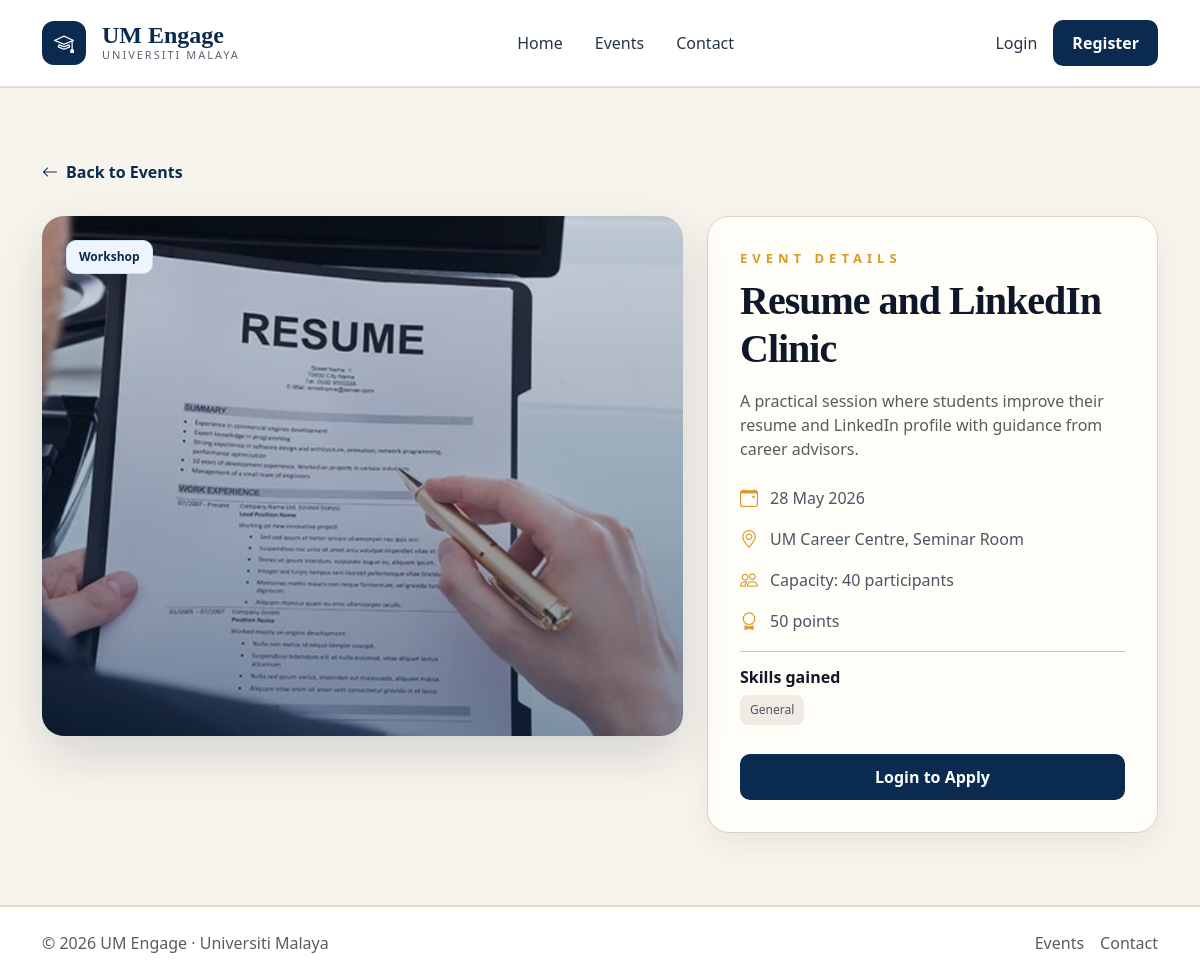
The page /events/4/ on the database as committed earlier.
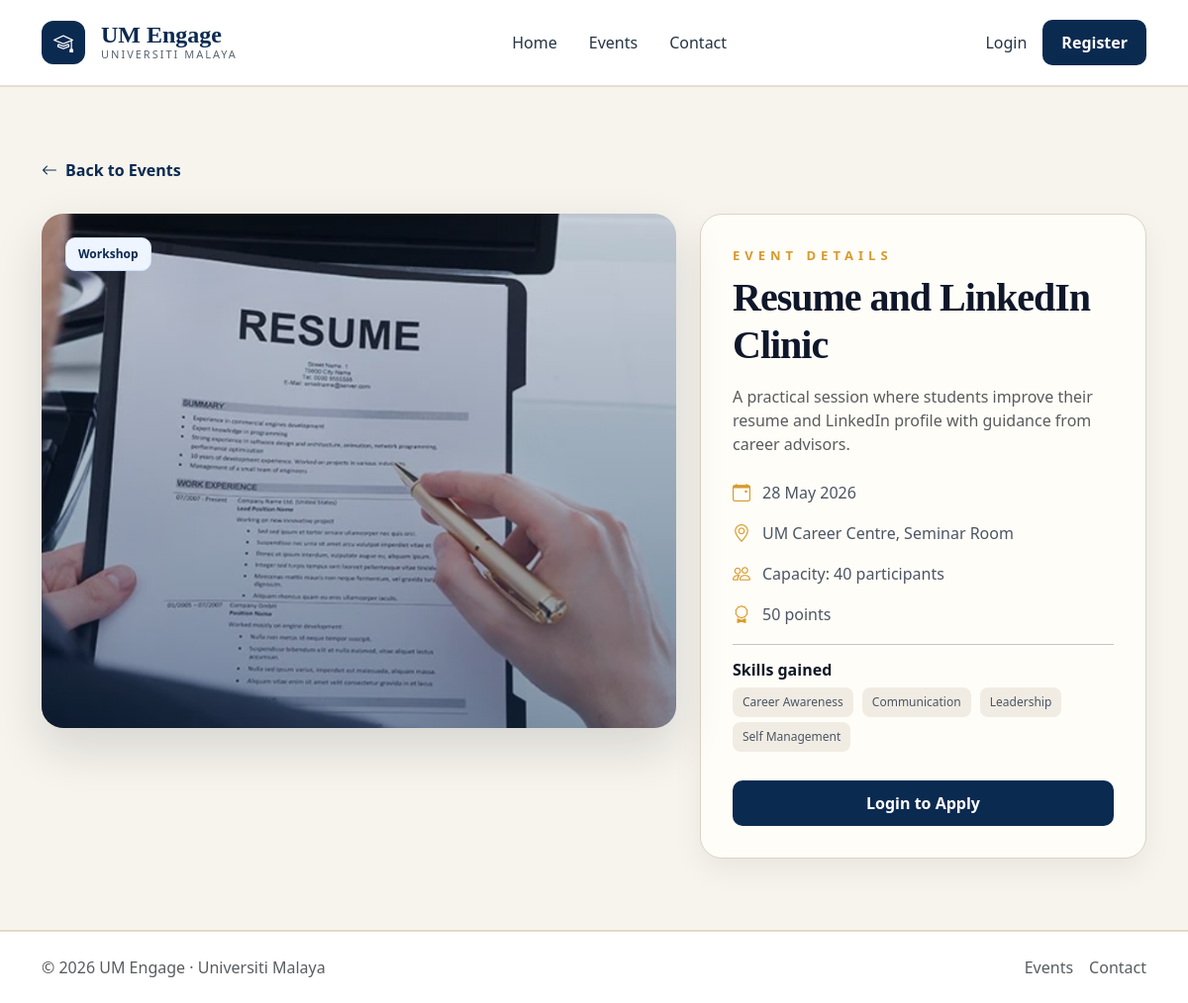
The same page on the database as committed later.
### core/models.py (models this page shows, shortened)
class SkillTag(models.Model):
    name = models.CharField(max_length=100, unique=True)
    class Meta:
        ordering = ['name']

### event_discovery/views.py (the view, shortened to what this page needs)
# urls.py: path('events/<int:event_id>/', views.event_detail, name='event_detail'),
def event_detail(request, event_id):
    event = get_object_or_404(
        Event,
        id=event_id,
        event_approval_status='Approved'
    )
    event.user_application_status = None
    event.is_saved = False
    return render(request, 'event_discovery/event_detail.html', {
        'event': event
    })

### core/models.py (called while the page is built)
    @property
    def skill_list(self):
        if not self.skill_tags:
            return []
        if hasattr(self.skill_tags, 'all'):
            return [tag.name for tag in self.skill_tags.all()]
        return [skill.strip() for skill in self.skill_tags.split(',') if skill.strip()]

### event_discovery/templates/event_discovery/event_detail.html (shortened to what the changed rows need)
{% extends "event_discovery/public_base.html" %}
{% load static %}
{% static "event_discovery/images/banner1.png" as fallback_image %}
{% block content %}
<section class="section-soft py-5">
    <div class="container py-4">
        <div class="row g-4 mt-2">
            <div class="col-lg-5">
                <div class="detail-info-card">
                    <h1 class="display-title mb-3">
                        {{ event.event_title }}
                    </h1>
                    <div class="mb-4">
                        {% for skill in event.skill_list %}
                            <span class="skill-pill">{{ skill }}</span>
                        {% empty %}
                            <span class="skill-pill">General</span>
                        {% endfor %}
                    </div>
                </div>
            </div>
        </div>
    </div>
</section>
{% endblock %}

Rows that differ between the two databases and show on the page:
added SkillTag: skill_list "Career Awareness"
added SkillTag: skill_list "Communication"
added SkillTag: skill_list "Leadership"
added SkillTag: skill_list "Self Management"
Other text that changed with them:
text no longer shown: "General"
